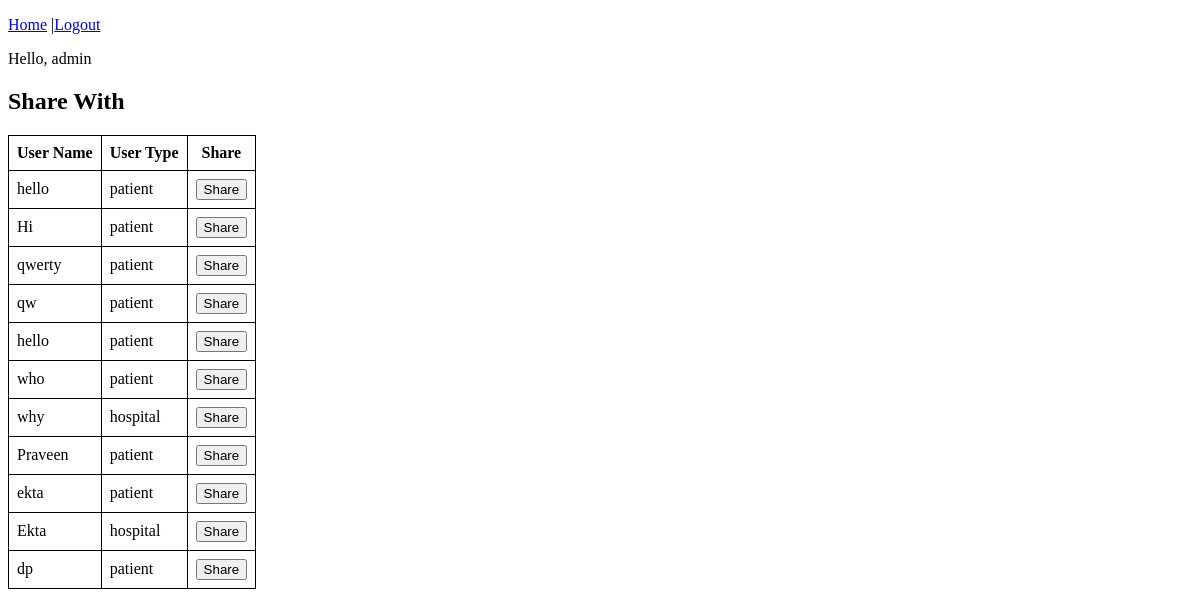
Page /share_file/1 (signed in) on the earlier database version.
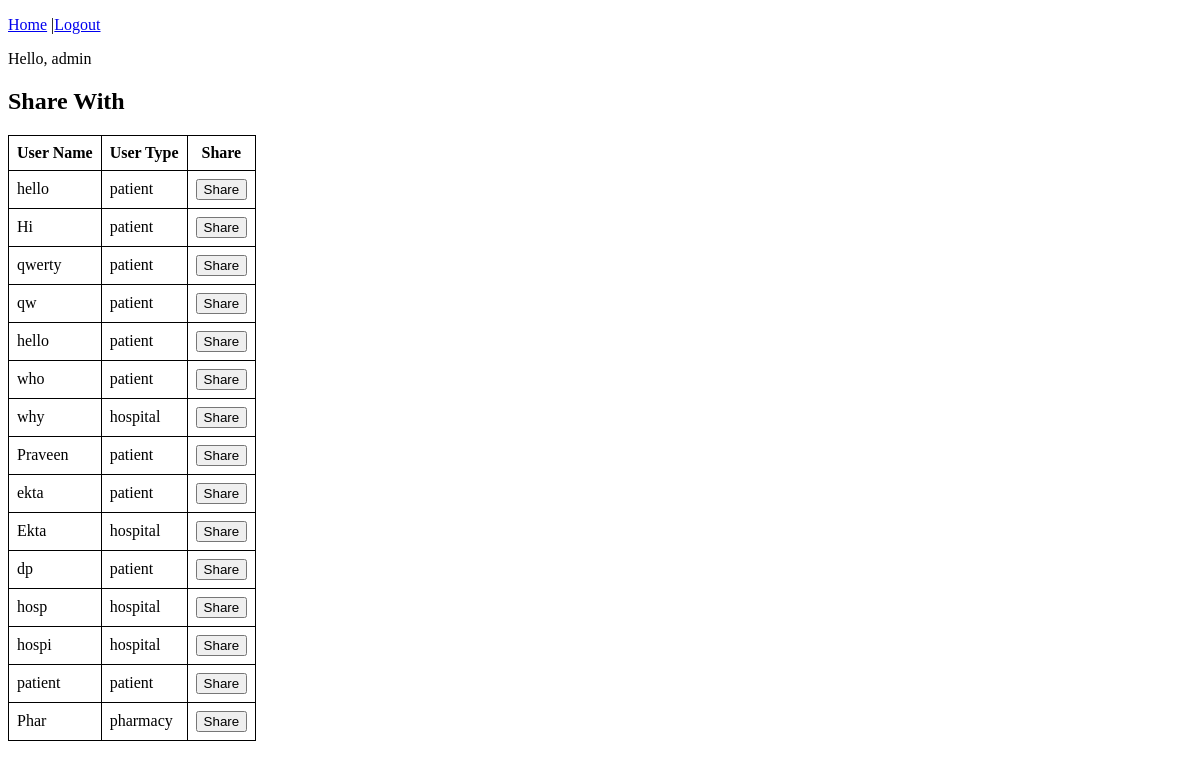
Same page on the later database version.
### accounts/models.py (models this page shows, shortened)
class CustomUser(AbstractBaseUser):
    email = models.EmailField(verbose_name='email',max_length=60,unique=True)
    is_email_verified = models.BooleanField(default=False)
    username = models.CharField(max_length=30,unique=True)
    date_joined = models.DateTimeField(verbose_name='date_joined',auto_now_add=True)
    last_login = models.DateTimeField(verbose_name='last_login',auto_now = True)
    is_admin = models.BooleanField(default=False)
    is_active = models.BooleanField(default=True)
    is_staff = models.BooleanField(default=False)
    is_superuser = models.BooleanField(default=False)
    official_name = models.CharField(max_length=50)
    address = models.CharField(max_length=50)
    mobile = models.IntegerField(default=0)
    is_approved = models.BooleanField(default=False)
    user_type = models.CharField(max_length=30,choices=USER_TYPE)
    USERNAME_FIELD = 'username'
    REQUIRED_FIELDS = ['email','official_name','address','user_type','mobile']
    objects = CustomUserManager()

### accounts/views.py (the view)
# urls.py: path('share_file/<int:pk>',share_file_view, name="share_file"),
@login_required(login_url='/login/')
def share_file_view(request,pk):
    context = {}
    print(request.user.username)
    users = CustomUser.objects.exclude(username=request.user.username)
    context['users'] = users
    context['file_pk'] = pk
    return render(request,'share_with.html',context)

### templates/share_with.html (shortened to what this page needs)
{% extends 'base.html' %}
{%block content%}
<h2> Share With</h2>
<table id="table">
    <tr class="header">
    <th >User Name</th>
    <th >User Type</th>
    <th>Share</th>
    </tr>
    {%for user in users%}
    <tr>
        <td>{{user.official_name}}</td>
        <td>{{user.user_type}}</td>
        <td>
            <form method="post" action="{%url 'share_file_with' file_pk user.pk%}">
                <button type="submit">Share</button>
            </form>
        </td>
    </tr>
    {%endfor%}
</table>
{%endblock content %}

Differences in the rows shown:
added CustomUser: official_name "hosp", user_type "hospital"
added CustomUser: official_name "hospi", user_type "hospital"
added CustomUser: official_name "patient", user_type "patient"
added CustomUser: official_name "Phar", user_type "pharmacy"
